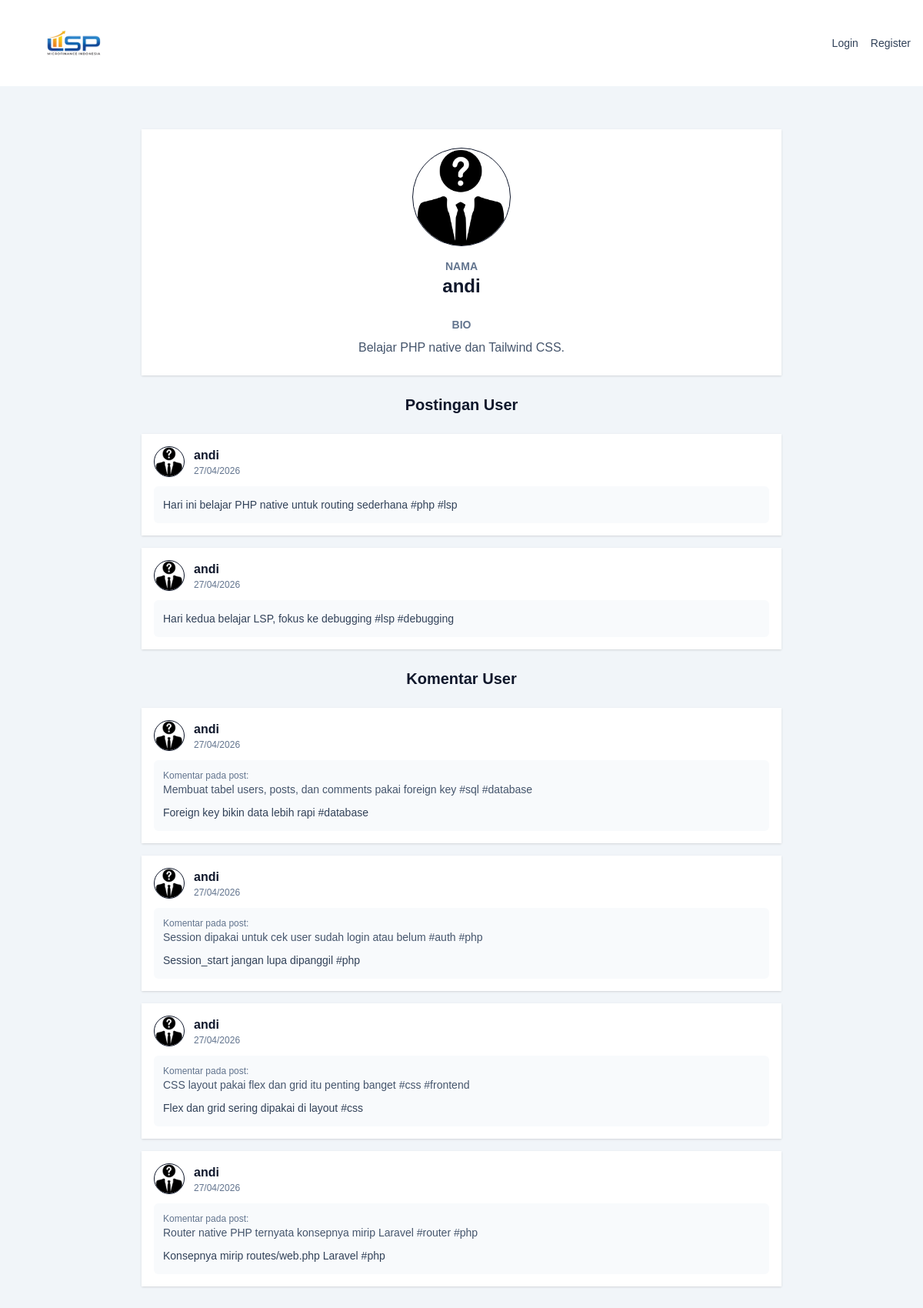
The page /info_user?id=1 on the database its author committed.
### tables this page shows
CREATE TABLE users (
    id INT AUTO_INCREMENT PRIMARY KEY,
    username VARCHAR(100) NOT NULL UNIQUE,
    password VARCHAR(255) NOT NULL,
    bio TEXT,
    photo LONGBLOB,
    photo_type VARCHAR(100),
    created_at DATETIME DEFAULT CURRENT_TIMESTAMP
);

CREATE TABLE posts (
    id INT AUTO_INCREMENT PRIMARY KEY,
    user_id INT NOT NULL,
    text VARCHAR(250) NOT NULL,

    image LONGBLOB,
    image_type VARCHAR(100),

    file LONGBLOB,
    file_name VARCHAR(255),
    file_type VARCHAR(100),

    created_at DATETIME DEFAULT CURRENT_TIMESTAMP,
    updated_at DATETIME DEFAULT CURRENT_TIMESTAMP ON UPDATE CURRENT_TIMESTAMP,

    FOREIGN KEY (user_id) REFERENCES users(id) ON DELETE CASCADE
);

CREATE TABLE comments (
    id INT AUTO_INCREMENT PRIMARY KEY,
    post_id INT NOT NULL,
    user_id INT NOT NULL,
    text VARCHAR(250) NOT NULL,

    image LONGBLOB,
    image_type VARCHAR(100),

    file LONGBLOB,
    file_name VARCHAR(255),
    file_type VARCHAR(100),

    created_at DATETIME DEFAULT CURRENT_TIMESTAMP,
    updated_at DATETIME DEFAULT CURRENT_TIMESTAMP ON UPDATE CURRENT_TIMESTAMP,

    FOREIGN KEY (post_id) REFERENCES posts(id) ON DELETE CASCADE,
    FOREIGN KEY (user_id) REFERENCES users(id) ON DELETE CASCADE
);

### app/controller/UserController.php (called while the page is built, shortened)
<?php
class UserController
{
    public static function info_user()
    {
        global $conn;
        $user_id = (int) ($_GET['id'] ?? 0);
        $user_result = mysqli_query($conn, "
            SELECT *
            FROM users
            WHERE id = '$user_id'
            LIMIT 1
        ");
        $user = mysqli_fetch_assoc($user_result);
        $user_posts = mysqli_query($conn, "
            SELECT posts.*, users.username, users.photo, users.photo_type
            FROM posts
            JOIN users ON posts.user_id = users.id
            WHERE posts.user_id = '$user_id'
            ORDER BY posts.created_at DESC
        ");
        $user_comments = mysqli_query($conn, "
            SELECT comments.*, posts.text AS post_text, users.username, users.photo, users.photo_type
            FROM comments
            JOIN users ON comments.user_id = users.id
            JOIN posts ON comments.post_id = posts.id
            WHERE comments.user_id = '$user_id'
            ORDER BY comments.created_at DESC
        ");
        require ROOT_DIR . "/public/view/info_user/index.php";
    }
}

### app/controller/AuthController.php (called while the page is built, shortened)
<?php
class AuthController
{
    public static function check_auth()
    {
        return isset($_SESSION['user_id']);
    }
}

### public/view/info_user/index.php (the view, shortened to what this page needs)
<!DOCTYPE html>
<html lang="id">
<head>
    <link rel="stylesheet" href="<?= ASSET_URL ?>dist/css/output.css">
</head>
<body>
    <?php include __DIR__ . "/../layouts/header/index.php"; ?>
    <div class="mx-auto min-h-screen max-w-4xl p-4">
        <section class="mx-auto flex max-w-4xl flex-col gap-6 p-4">
            <div class="bg-white p-6 shadow-sm">
                <div class="flex flex-col items-center text-center">
                    <?php if (!empty($user['photo'])) : ?>
                        <img
                            class="mb-4 h-32 w-32 rounded-full object-cover"
                            alt="Profile picture">
                    <?php else : ?>
                        <img
                            class="mb-4 h-32 w-32 rounded-full border bg-white object-cover"
                            src="<?= ASSET_URL ?>images/default-pfp.png"
                            alt="Profile picture">
                    <?php endif; ?>
                    <p class="text-sm font-bold text-slate-500">NAMA</p>
                    <h2 class="text-2xl font-bold"><?= $user['username'] ?></h2>
                    <p class="mt-6 text-sm font-bold text-slate-500">BIO</p>
                    <p class="mt-2 max-w-xl text-center text-slate-600">
                        <?= $user['bio'] ?: 'Belum ada bio.' ?>
                    </p>
                </div>
            </div>
            <h3 class="text-center text-xl font-bold">Postingan User</h3>
            <div class="flex flex-col gap-4">
                <?php while ($post = mysqli_fetch_assoc($user_posts)) : ?>
                    <article class="bg-white p-4 shadow-sm">
                        <div class="mb-3 flex items-center gap-3">
                            <?php if (!empty($post['photo'])): ?>
                                <img
                                    class="h-10 w-10 rounded-full border object-cover bg-white"
                                    alt="Profile picture">
                            <?php else: ?>
                                <img
                                    class="h-10 w-10 rounded-full border bg-white object-cover"
                                    src="<?= ASSET_URL ?>images/default-pfp.png"
                                    alt="Profile picture">
                            <?php endif; ?>
                            <div>
                                <p class="font-semibold"><?= $post['username'] ?></p>
                                <p class="text-xs text-slate-500"><?= date('d/m/Y', strtotime($post['created_at'])) ?></p>
                            </div>
                        </div>
                        <div class="rounded-md bg-slate-50 p-3">
                            <p class="text-sm leading-6 text-slate-700"><?= $post['text'] ?></p>
                        </div>
                    </article>
                <?php endwhile; ?>
            </div>
            <h3 class="text-center text-xl font-bold">Komentar User</h3>
            <div class="flex flex-col gap-4">
                <?php while ($comment = mysqli_fetch_assoc($user_comments)) : ?>
                    <article class="bg-white p-4 shadow-sm">
                        <div class="mb-3 flex items-center gap-3">
                            <?php if (!empty($comment['photo'])): ?>
                                <img
                                    class="h-10 w-10 rounded-full border object-cover bg-white"
                                    alt="Profile picture">
                            <?php else: ?>
                                <img
                                    class="h-10 w-10 rounded-full border bg-white object-cover"
                                    src="<?= ASSET_URL ?>images/default-pfp.png"
                                    alt="Profile picture">
                            <?php endif; ?>
                            <div>
                                <p class="font-semibold"><?= $comment['username'] ?></p>
                                <p class="text-xs text-slate-500"><?= date('d/m/Y', strtotime($comment['created_at'])) ?></p>
                            </div>
                        </div>
                        <div class="rounded-md bg-slate-50 p-3">
                            <p class="text-xs text-slate-500">Komentar pada post:</p>
                            <p class="mb-2 text-sm text-slate-600"><?= $comment['post_text'] ?></p>
                            <p class="text-sm leading-6 text-slate-700"><?= $comment['text'] ?></p>
                        </div>
                    </article>
                <?php endwhile; ?>
            </div>
        </section>
    </div>
</body>
</html>

### index.php (shortened to what this page needs)
<?php
require_once ROOT_DIR . "/app/controller/AuthController.php";
require_once ROOT_DIR . "/app/controller/UserController.php";
require_once ROOT_DIR . "/routes/web.php";
$url = parse_url($_SERVER["REQUEST_URI"], PHP_URL_PATH);
$url = $url === "" ? "/" : $url;
$requestMethod = $_SERVER["REQUEST_METHOD"];
if (isset($routes[$requestMethod][$url])) {
    [$controllerName, $method] = $routes[$requestMethod][$url];
    $controllerName::$method();
} else {
    Error_Controller::error();
}

### public/view/layouts/header/index.php (shortened to what this page needs)
<link rel="stylesheet" href="<?= ASSET_URL ?>dist/css/output.css">
    <?php
    $is_auth = AuthController::check_auth();
    ?>
    <header class="mb-6 flex w-full items-center justify-between bg-white p-4 sticky">
        <div class="flex items-center  ml-10">
            <a href="<?= BASE_URL ?>home">
            <img
                src="<?= ASSET_URL ?>images/logo-lsp.png"
                alt="Logo LSP"
                class="h-20 w-20 object-contain"
            >
        </div>
        <?php if ($is_auth): ?>
            <div class="flex items-center gap-3">
                <?php if (!empty($current_user['photo'])): ?>
                    <img
                        class="h-10 w-10 rounded-full border bg-white object-cover"
                        alt="Profile picture"
                    >
                <?php else: ?>
                    <div class="flex h-10 w-10 items-center justify-center rounded-full bg-slate-200 font-semibold">
                          <img
                        class="h-10 w-10 rounded-full border bg-white object-cover"
                        src="<?= ASSET_URL ?>images/default-pfp.png"
                        alt="Profile picture"
                    >
                    </div>
                <?php endif; ?>
                <div>
                    <p class="font-semibold text-slate-900">
                        Hello, <?= $_SESSION['username'] ?>
                    </p>
                    <div class="flex gap-2 text-xs text-slate-600">
                        <a class="hover:text-slate-900" href="<?= BASE_URL ?>profile">Profile</a>
                        <span>|</span>
                        <a class="hover:text-slate-900" href="<?= BASE_URL ?>logout">Logout</a>
                    </div>
                </div>
            </div>
        <?php else: ?>
            <div class="flex gap-4 text-sm">
                <a class="text-slate-700 hover:text-slate-900" href="<?= BASE_URL ?>login">Login</a>
                <a class="text-slate-700 hover:text-slate-900" href="<?= BASE_URL ?>register">Register</a>
            </div>
        <?php endif; ?>
    </header>

### rows shown on the page
users: username "andi", bio "Belajar PHP native dan Tailwind CSS."
posts: user.username "andi", created_at "27/04/2026", text "Hari ini belajar PHP native untuk routing sederhana #php #lsp"
posts: user.username "andi", created_at "27/04/2026", text "Hari kedua belajar LSP, fokus ke debugging #lsp #debugging"
comments: user.username "andi", created_at "27/04/2026", post.text "Membuat tabel users, posts, dan comments pakai foreign key #sql #database", text "Foreign key bikin data lebih rapi #database"
comments: user.username "andi", created_at "27/04/2026", post.text "Session dipakai untuk cek user sudah login atau belum #auth #php", text "Session_start jangan lupa dipanggil #php"
comments: user.username "andi", created_at "27/04/2026", post.text "CSS layout pakai flex dan grid itu penting banget #css #frontend", text "Flex dan grid sering dipakai di layout #css"
comments: user.username "andi", created_at "27/04/2026", post.text "Router native PHP ternyata konsepnya mirip Laravel #router #php", text "Konsepnya mirip routes/web.php Laravel #php"
